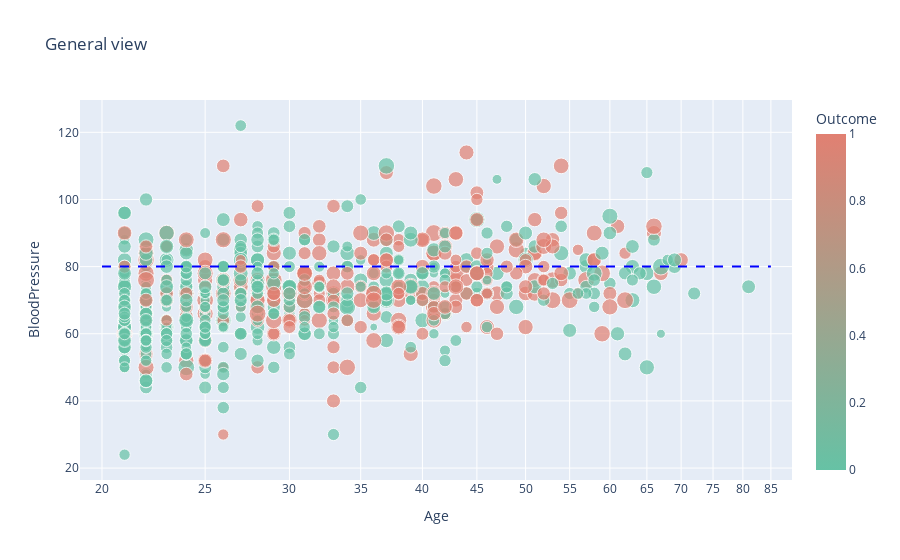

The notebook cell this image was saved under:
### Code cell
# Blood pressure lower than 80 is normal

fig = px.scatter(data, x="Age", y='BloodPressure',
             size="Glucose", color="Outcome",
                 hover_data=["BMI"], log_x=True, size_max=12, 
                 color_continuous_scale=[[0, 'rgb(102, 194, 165)'], [1.0, 'rgb(225, 128, 114)']],
                 title="General view"
                 )
fig.add_shape(type="line",
    x0=20, y0=80, x1=85, y1=80,
    line=dict(color="blue",width=2,dash="dash")
 )

fig.show()

### Figure 1 — Plotly figure (JSON) as saved in the notebook; plotly's stock layout.template omitted (floating-point values rounded to 4 significant figures; data arrays with more than 128 entries replaced by an {"elided": "..."} marker saying what was removed)
{"data": [{"customdata": {"elided": "768x1 float values"}, "hovertemplate": "Age=%{x}<br>BloodPressure=%{y}<br>Glucose=%{marker.size}<br>BMI=%{customdata[0]}<br>Outcome=%{marker.color}<extra></extra>", "legendgroup": "", "marker": {"color": {"elided": "768 int values"}, "coloraxis": "coloraxis", "size": {"elided": "768 int values"}, "sizemode": "area", "sizeref": 1.382, "symbol": "circle"}, "mode": "markers", "name": "", "orientation": "v", "showlegend": false, "type": "scatter", "x": {"elided": "768 int values"}, "xaxis": "x", "y": {"elided": "768 int values"}, "yaxis": "y"}], "layout": {"coloraxis": {"colorbar": {"title": {"text": "Outcome"}}, "colorscale": [[0, "rgb(102, 194, 165)"], [1, "rgb(225, 128, 114)"]]}, "legend": {"itemsizing": "constant", "tracegroupgap": 0}, "shapes": [{"line": {"color": "blue", "dash": "dash", "width": 2}, "type": "line", "x0": 20, "x1": 85, "y0": 80, "y1": 80}], "title": {"text": "General view"}, "xaxis": {"anchor": "y", "domain": [0, 1], "title": {"text": "Age"}, "type": "log"}, "yaxis": {"anchor": "x", "domain": [0, 1], "title": {"text": "BloodPressure"}}}}
